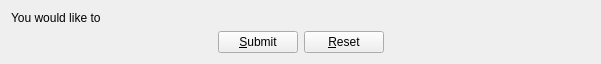
     <widget class="QWidget" name="verticalLayoutWidget_6">
      <property name="geometry">
       <rect>
        <x>10</x>
        <y>10</y>
        <width>601</width>
        <height>61</height>
       </rect>
      </property>
      <layout class="QVBoxLayout" name="verticalLayout_16">
       <item>
        <widget class="QLabel" name="label_27">
         <property name="text">
          <string>You would like to</string>
         </property>
        </widget>
       </item>
       <item>
        <layout class="QGridLayout" name="gridLayout_17">
         <item row="0" column="1">
          <widget class="QPushButton" name="pushButton">
           <property name="text">
            <string>&amp;Submit</string>
           </property>
          </widget>
         </item>
         <item row="0" column="2">
          <widget class="QPushButton" name="pushButton_2">
           <property name="text">
            <string>&amp;Reset</string>
           </property>
          </widget>
         </item>
         <item row="0" column="0">
          <spacer name="horizontalSpacer">
           <property name="orientation">
            <enum>Qt::Horizontal</enum>
           </property>
           <property name="sizeHint" stdset="0">
            <size>
             <width>40</width>
             <height>20</height>
            </size>
           </property>
          </spacer>
         </item>
         <item row="0" column="3">
          <spacer name="horizontalSpacer_2">
           <property name="orientation">
            <enum>Qt::Horizontal</enum>
           </property>
           <property name="sizeHint" stdset="0">
            <size>
             <width>40</width>
             <height>20</height>
            </size>
           </property>
          </spacer>
         </item>
        </layout>
       </item>
      </layout>
     </widget>
